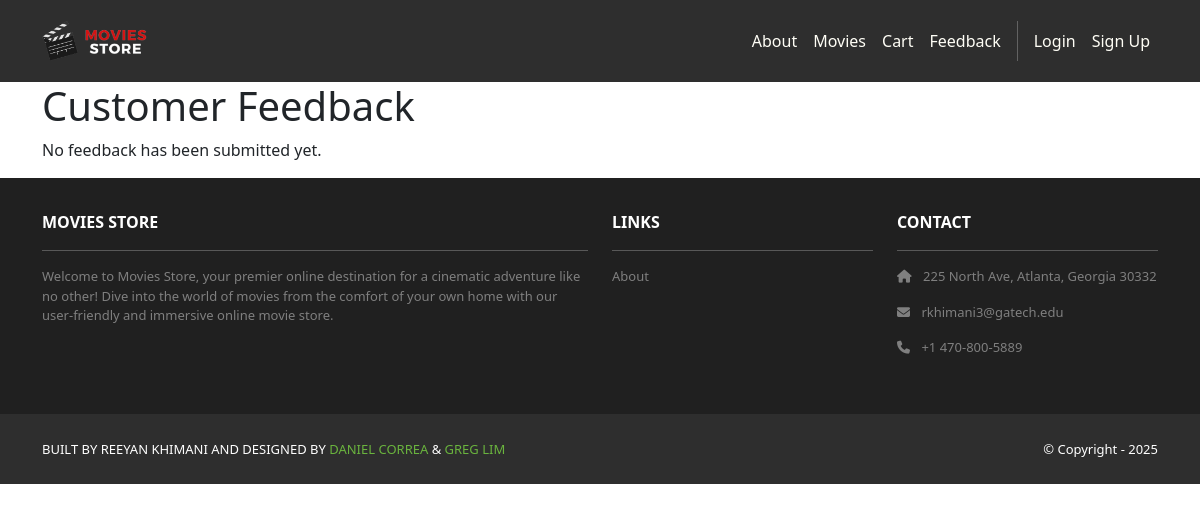
The app's page /feedback/list/, older data.
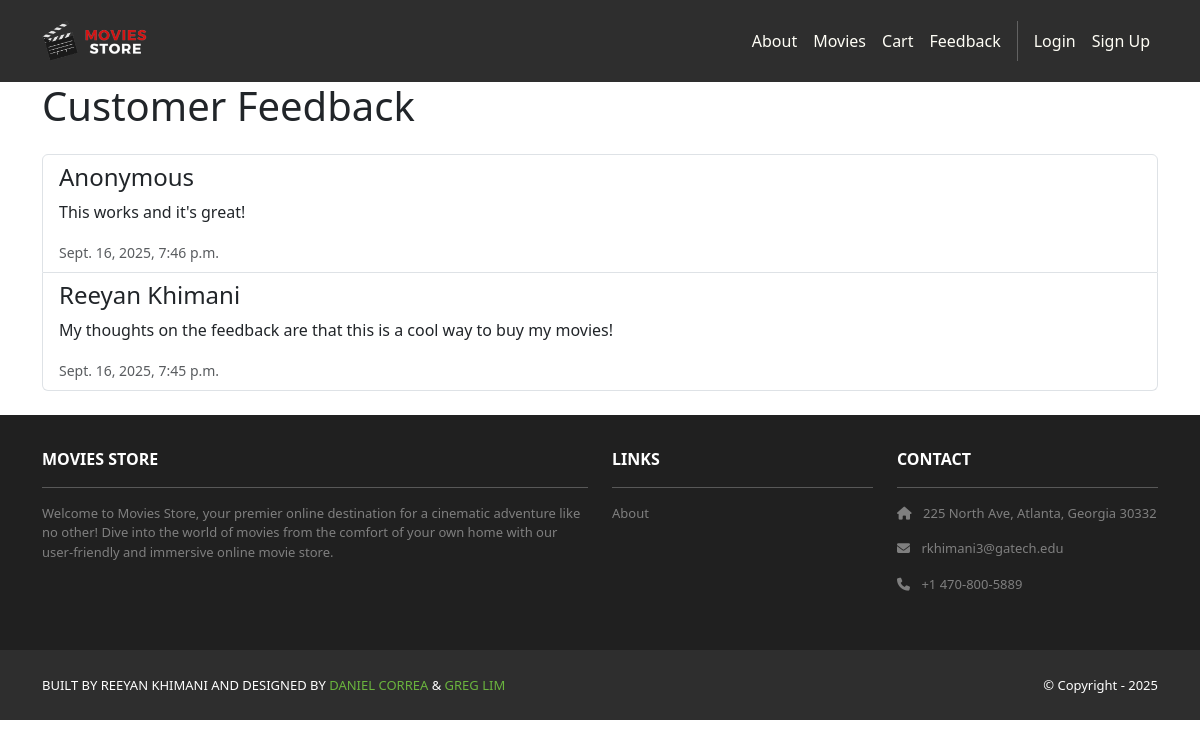
The same page, newer data.
### feedback/models.py (models this page shows, shortened)
class Feedback(models.Model):
    name = models.CharField(max_length=100, blank=True, null=True)
    comment = models.TextField()
    created_at = models.DateTimeField(auto_now_add=True)

### feedback/views.py (the view)
# urls.py: path('list/', views.feedback_list, name='feedback_list'),
def feedback_list(request):
    feedbacks = Feedback.objects.all().order_by('-created_at')
    return render(request, 'feedback/feedback_list.html', {'feedbacks': feedbacks})

### feedback/templates/feedback/feedback_list.html
{% extends 'base.html' %}
{% block content %}
<div class="container">
    <h1>Customer Feedback</h1>
    {% if feedbacks %}
        <div class="list-group my-4">
            {% for feedback in feedbacks %}
                <div class="list-group-item">
                    <h4 class="list-group-item-heading">{{ feedback.name|default:"Anonymous" }}</h4>
                    <p class="list-group-item-text">{{ feedback.comment }}</p>
                    <small class="text-muted">{{ feedback.created_at }}</small>
                </div>
            {% endfor %}
        </div>
    {% else %}
        <p>No feedback has been submitted yet.</p>
    {% endif %}
</div>
{% endblock %}

### moviesstore/templates/base.html (shortened to what this page needs)
<!DOCTYPE html>
<html>
  {% load static %}
  <head>
    <link href="https://cdn.jsdelivr.net/npm/bootstrap@5.3.3/dist/css/bootstrap.min.css" rel="stylesheet">
    <link rel="stylesheet" href="https://cdnjs.cloudflare.com/ajax/libs/font-awesome/6.1.1/css/all.min.css">
    <link rel="stylesheet" type="text/css" href="{% static 'css/style.css' %}">
  </head>
  <body>
    <nav class="p-3 navbar navbar-dark bg-dark navbar-expand-lg">
      <div class="container">
        <a class="navbar-brand" href="{% url 'home.index' %}">
          <img src="{% static 'img/logo.png' %}" alt="logo" height="40" />
        </a>
        <div class="collapse navbar-collapse" id="navbarNavAltMarkup">
          <div class="navbar-nav ms-auto navbar-ml">
            <a class="nav-link" href="{% url 'home.about' %}">About</a>
            <a class="nav-link" href="{% url 'movies.index' %}">Movies</a>
            <a class="nav-link" href="{% url 'cart.index' %}">Cart</a>
            <a class="nav-link" href="{% url 'feedback_list' %}">Feedback</a>
            {% if user.is_authenticated %}
            <a class="nav-link" href="{% url 'accounts.orders' %}">Orders</a>
            <a class="nav-link" href="{% url 'accounts.logout' %}">Logout ({{ user.username }})</a>
            {% else %}
            <a class="nav-link" href="{% url 'accounts.login' %}">Login</a>
            <a class="nav-link" href="{% url 'accounts.signup' %}">Sign Up</a>
            {% endif %}
          </div>
        </div>
      </div>
    </nav>
    <div>
      {% block content %}
      {% endblock content %}
    </div>
    <section class="p-3 ms-footer d-none d-md-block">
      <div class="container">
        <div class="row mt-3 text-white">
          <div class="col-md-6 col-lg-6 col-xl-6 mx-auto mb-4">
            <b>MOVIES STORE</b>
            <hr />
            <p>Welcome to Movies Store, your premier online destination for a cinematic
              adventure like no other! Dive into the world of movies from the comfort of your own home with our user-friendly
              and immersive online movie store.</p>
          </div>
          <div class="col-md-3 col-lg-3 col-xl-3 mx-auto mb-4">
            <b>LINKS</b>
            <hr />
            <p><a class="nav-link" href="{% url 'home.about' %}">About</a></p>
          </div>
          <div class="col-md-3 col-lg-3 col-xl-3 mx-auto mb-4">
            <b>CONTACT</b>
            <hr />
            <p><i class="fas fa-home me-2"></i> 225 North Ave, Atlanta, Georgia 30332</p>
            <p><i class="fas fa-envelope me-2"></i> rkhimani3@gatech.edu</p>
            <p><i class="fas fa-phone me-2"></i> +1 470-800-5889</p>
          </div>
        </div>
      </div>
    </section>
    <section class="p-3 ms-footer-bottom bg-dark">
      <div class="container d-flex justify-content-between">
        <div class="me-5 text-white">
          <span>BUILT BY REEYAN KHIMANI AND DESIGNED BY <a href="https://www.x.com/danielgarax" target="_blank">DANIEL CORREA</a> &
            <a href="https://www.x.com/greglim81" target="_blank">GREG LIM</a>
          </span>
        </div>
        <div class="text-white">
          <span>© Copyright - 2025</span>
        </div>
      </div>
    </section>
  </body>
</html>

### moviesstore/static/css/style.css (style rules this page uses)
.navbar a.nav-link { color: #FFFEF6 !important; }
.bg-dark { background-color: #2E2E2E !important; }
.ms-footer { background-color: #202020; }
.ms-footer p { color: #7F7F7F; font-size: 13px; }
.ms-footer-bottom span { font-size: 13px; line-height: 38px; }
.ms-footer-bottom a { color: #6ab43e; text-decoration: none; }

Row changes from the older to the newer data that the page shows:
added Feedback: name "Anonymous", comment "This works and it's great!", created_at "Sept. 16, 2025, 7:46 p.m."
added Feedback: name "Reeyan Khimani", comment "My thoughts on the feedback are that this is a cool way to buy my movies!", created_at "Sept. 16, 2025, 7:45 p.m."
Text that changed along with them:
text no longer shown: "No feedback has been submitted yet."
